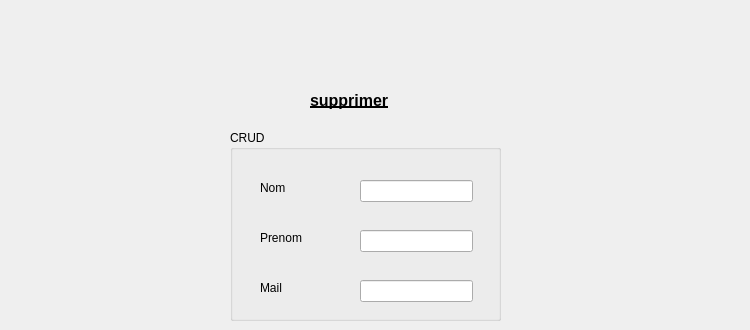
    <widget class="QWidget" name="tab_84">
     <attribute name="title">
      <string>supprimer</string>
     </attribute>
     <widget class="QGroupBox" name="groupBox_27">
      <property name="geometry">
       <rect>
        <x>230</x>
        <y>130</y>
        <width>271</width>
        <height>191</height>
       </rect>
      </property>
      <property name="title">
       <string>CRUD</string>
      </property>
      <widget class="QLineEdit" name="lineEdit_95">
       <property name="geometry">
        <rect>
         <x>130</x>
         <y>150</y>
         <width>113</width>
         <height>22</height>
        </rect>
       </property>
      </widget>
      <widget class="QLabel" name="label_145">
       <property name="geometry">
        <rect>
         <x>30</x>
         <y>50</y>
         <width>56</width>
         <height>16</height>
        </rect>
       </property>
       <property name="text">
        <string>Nom</string>
       </property>
      </widget>
      <widget class="QLabel" name="label_146">
       <property name="geometry">
        <rect>
         <x>30</x>
         <y>100</y>
         <width>56</width>
         <height>16</height>
        </rect>
       </property>
       <property name="text">
        <string>Prenom</string>
       </property>
      </widget>
      <widget class="QLineEdit" name="lineEdit_96">
       <property name="geometry">
        <rect>
         <x>130</x>
         <y>100</y>
         <width>113</width>
         <height>22</height>
        </rect>
       </property>
      </widget>
      <widget class="QLabel" name="label_147">
       <property name="geometry">
        <rect>
         <x>30</x>
         <y>150</y>
         <width>56</width>
         <height>16</height>
        </rect>
       </property>
       <property name="text">
        <string>Mail</string>
       </property>
      </widget>
      <widget class="QLineEdit" name="lineEdit_97">
       <property name="geometry">
        <rect>
         <x>130</x>
         <y>50</y>
         <width>113</width>
         <height>22</height>
        </rect>
       </property>
      </widget>
     </widget>
     <widget class="QLabel" name="label_152">
      <property name="geometry">
       <rect>
        <x>310</x>
        <y>90</y>
        <width>431</width>
        <height>20</height>
       </rect>
      </property>
      <property name="font">
       <font>
        <pointsize>12</pointsize>
        <weight>75</weight>
        <bold>true</bold>
        <underline>true</underline>
       </font>
      </property>
      <property name="text">
       <string>supprimer</string>
      </property>
     </widget>
    </widget>
